Frame 1 (no input): blank canvas, image omitted
Frame 60 (no input): blank canvas, image omitted
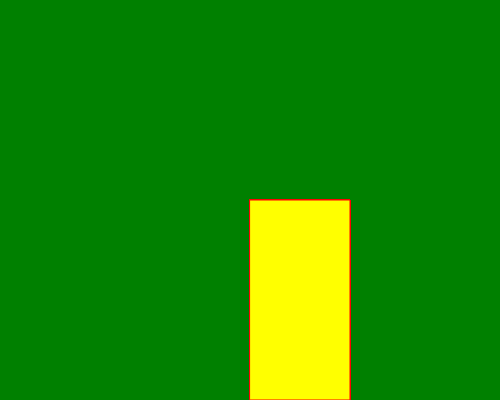
Frame 120 (the mouse pressed at the canvas centre since frame 60)

The p5.js sketch whose frames 1 and 60 were blank and that drew this single picture after the mouse press (run headless with seeded random() and noise() and a simulated clock; from frame 60 on, the mouse is pressed at the canvas centre):

// p5.js sketch
// ── sketch.js
function setup() {
  createCanvas(500, 400);
  background("green");
}

function draw() {
  stroke("red");
  fill("yellow");
  if (mouseIsPressed){
    rect (mouseX, mouseY, 100, 200);
}
}
